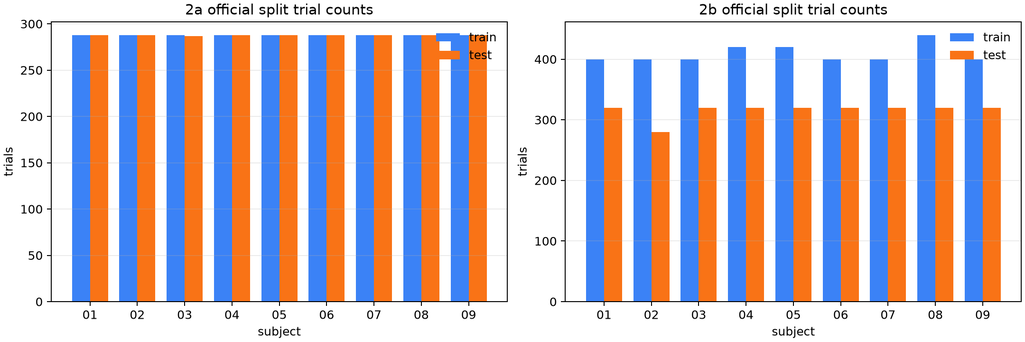
#> input picture reports/quality/trial_counts.png, 1025 x 342 px, shrunk from 2160 x 720 before the run
$ python generate_pipeline_summary_pdf.py
#> lines starting #> are read from the running program, lines starting #| are printed output that depends on the picture
from __future__ import annotations

import argparse
import json
import textwrap
from collections import defaultdict
from datetime import date
from pathlib import Path

import matplotlib.image as mpimg
import matplotlib.pyplot as plt
from matplotlib.backends.backend_pdf import PdfPages
from matplotlib.font_manager import FontProperties
from matplotlib.patches import FancyBboxPatch


ROOT = Path(__file__).resolve().parents[1]
REPORT_DIR = ROOT / "reports"
QUALITY_DIR = REPORT_DIR / "quality"
OUTPUT_PATH = REPORT_DIR / "pipeline_summary.pdf"

FONT_PATHS = [
    Path(r"C:\Windows\Fonts\msyh.ttc"),
    Path(r"C:\Windows\Fonts\NotoSansSC-VF.ttf"),
    Path(r"C:\Windows\Fonts\simhei.ttf"),
    Path(r"C:\Windows\Fonts\simsun.ttc"),
]


def main():
    """Generate a Chinese PDF report for the current EEG pipeline."""

    parser = argparse.ArgumentParser(description=__doc__)
    parser.add_argument("--output", type=Path, default=OUTPUT_PATH)
    output = parser.parse_args().output
    output.parent.mkdir(parents=True, exist_ok=True)
    REPORT_DIR.mkdir(parents=True, exist_ok=True)
    font = load_font()
    bold_font = load_font(bold=True)
    summary = load_summary()

    with PdfPages(output) as pdf:
        add_cover(pdf, font, bold_font)
        add_current_results(pdf, summary, font, bold_font)
        add_pipeline_protocol(pdf, font, bold_font)
        add_quality_overview(pdf, font, bold_font)
        add_image_page(
            pdf,
            "数据量检查：train/test trial 数",
            QUALITY_DIR / "trial_counts.png",
            [
                "2a 基本为 train=288、test=288；2a subject 03 因 QC 少 1 个 test trial。",
                "2b 各 subject 的 trial 数略有差异，这是官方数据本身差异，不是 pipeline 错误。",
            ],
            font,
            bold_font,
        )
        add_image_page(
            pdf,
            "质量控制：被剔除 trial 数",
            QUALITY_DIR / "rejected_trials.png",
            [
                "全部 18 个 subject 中，仅 2a subject 03 剔除 1 个 trial。",
                "说明当前基础 QC 下没有发现大规模异常 trial。",
            ],
            font,
            bold_font,
        )
        add_two_image_page(
            pdf,
            "类别分布检查",
            QUALITY_DIR / "class_balance_2a.png",
            QUALITY_DIR / "class_balance_2b.png",
            [
                "2a 四分类整体均衡；subject 03 的 tongue 类 test 少 1 个，是 QC 剔除造成的。",
                "2b 左右手类别在每个 subject 内保持平衡。",
            ],
            font,
            bold_font,
        )
        add_two_image_page(
            pdf,
            "通道稳定性检查",
            QUALITY_DIR / "channel_std_2a.png",
            QUALITY_DIR / "channel_std_2b.png",
            [
                "颜色表示 train-only channel std / subject median std。",
                "当前没有 bad channel candidates；2b 只有 C3/Cz/C4，不做自动删通道或插值。",
            ],
            font,
            bold_font,
        )
        add_model_integration(pdf, font, bold_font)
        add_issues_and_limits(pdf, font, bold_font)
        add_future_work(pdf, font, bold_font)
        add_interface_shapes(pdf, summary, font, bold_font)
        add_handoff_page(pdf, font, bold_font)

    print(f"PDF saved: {output}")


def load_font(bold=False):
    """Load a Chinese font available on Windows."""

    for font_path in FONT_PATHS:
        if font_path.exists():
            return FontProperties(fname=str(font_path), weight="bold" if bold else "normal")
    return FontProperties(weight="bold" if bold else "normal")


def load_summary():
    """Load processed summary if available."""

    summary_path = ROOT / "processed" / "summary.json"
    if not summary_path.exists():
        return []
    return json.loads(summary_path.read_text(encoding="utf-8"))


def new_page(title, font, bold_font, subtitle=None):
    """Create a slide-like PDF page."""

    fig = plt.figure(figsize=(11.69, 8.27), facecolor="white")
    fig.text(0.055, 0.94, title, fontsize=22, fontproperties=bold_font, color="#111827")
    if subtitle:
        fig.text(0.057, 0.905, subtitle, fontsize=11, fontproperties=font, color="#6b7280")
    fig.lines.append(
        plt.Line2D([0.055, 0.945], [0.885, 0.885], transform=fig.transFigure, color="#e5e7eb")
    )
    return fig


def add_cover(pdf, font, bold_font):
    """Add cover page."""

    fig = plt.figure(figsize=(11.69, 8.27), facecolor="#f8fafc")
    fig.text(
        0.08,
        0.72,
        "BCI Competition IV Dataset 2a / 2b\nEEG 数据 Pipeline 汇报",
        fontsize=30,
        fontproperties=bold_font,
        color="#0f172a",
        linespacing=1.3,
    )
    fig.text(
        0.083,
        0.52,
        "当前成果、数据质量可视化、存在问题与后续展望",
        fontsize=16,
        fontproperties=font,
        color="#334155",
    )
    fig.text(
        0.083,
        0.42,
        "关键词：MOABB、official/session split、train-only 标准化、PyTorch DataLoader、EEGNet / EEGNeX 接口",
        fontsize=12,
        fontproperties=font,
        color="#475569",
    )
    fig.text(
        0.083,
        0.28,
        f"生成日期：{date.today().isoformat()}",
        fontsize=11,
        fontproperties=font,
        color="#64748b",
    )
    add_footer(fig, font)
    pdf.savefig(fig)
    plt.close(fig)


def add_current_results(pdf, summary, font, bold_font):
    """Add current results page."""

    fig = new_page("1. 当前已经完成的成果", font, bold_font)
    bullets = [
        "完成 Dataset 2a / Dataset 2b 的统一处理流程，覆盖全部 9 个 subject。",
        "正式数据源使用 MOABB：2a = BNCI2014_001，2b = BNCI2014_004。",
        "正式评估协议使用 official/session split，不再使用随机 80/20 作为 baseline 结果。",
        "输出统一为 X=[N,C,T]、y=[N]，保存为 train.npz / test.npz / meta.json。",
        "PyTorch DataLoader 支持 native / eegnet / eegnex 三种输入格式。",
        "防泄漏：先 split，再只用 train 计算 mean/std；test 只 transform。",
        "质量检查结果：18 个 subject 全部处理成功，仅剔除 1 个 trial，bad channel candidates = 0。",
    ]
    add_bullets(fig, bullets, x=0.075, y=0.80, font=font, size=11.2, line_gap=0.047, wrap_width=48)

    counts = count_subjects(summary)
    info_lines = [
        f"processed subject 数：2a = {counts.get('2a', 0)}，2b = {counts.get('2b', 0)}",
        "2a 输入：EEGNet/EEGNeX -> [B,1,22,1000]",
        "2b 输入：EEGNet/EEGNeX -> [B,1,3,1000]",
        "自动化测试：24 passed",
    ]
    add_info_box(
        fig,
        "交接时模型组需要知道",
        info_lines,
        font,
        bold_font,
        x=0.60,
        y=0.31,
        width=0.34,
        height=0.35,
        wrap_width=30,
    )
    add_footer(fig, font)
    pdf.savefig(fig)
    plt.close(fig)


def add_pipeline_protocol(pdf, font, bold_font):
    """Add pipeline and evaluation protocol page."""

    fig = new_page("2. Pipeline 流程与评估协议", font, bold_font)
    steps = [
        "MOABB 读取",
        "保留 EEG 通道",
        "4-38 Hz 带通",
        "0-4 s epoch",
        "裁剪到 T=1000",
        "trial QC",
        "official split",
        "train-only 标准化",
        "保存 + DataLoader",
    ]
    draw_flow(fig, steps, font, y=0.72)
    protocol = [
        "Dataset 2a：0train -> train，1test -> test。",
        "Dataset 2b：0train/1train/2train -> train，3test/4test -> test。",
        "正式 processed 数据不再随机切分 train/test。",
        "test.npz 只用于最终评估，不用于调参。",
    ]
    add_bullets(fig, protocol, x=0.075, y=0.42, font=font, size=10.8, line_gap=0.039, wrap_width=90)
    add_warning_box(
        fig,
        "防止数据泄漏的核心",
        [
            "任何需要 fit 或估计统计量的步骤，都只能基于 train。",
            "不能把 train + test 拼起来重新标准化、做 PCA/CSP、通道选择或调参。",
        ],
        font,
        bold_font,
    )
    add_footer(fig, font)
    pdf.savefig(fig)
    plt.close(fig)


def add_quality_overview(pdf, font, bold_font):
    """Add quality report overview page."""

    fig = new_page("3. 数据质量总览", font, bold_font)
    metrics = [
        ("18", "subjects checked"),
        ("1", "total rejected trials"),
        ("0", "bad channel candidates"),
        ("MOABB", "source"),
        ("official", "split"),
        ("train-only", "standardization"),
    ]
    for i, (value, label) in enumerate(metrics):
        x = 0.07 + (i % 3) * 0.30
        y = 0.67 - (i // 3) * 0.22
        add_metric_card(fig, value, label, x, y, font, bold_font)

    bullets = [
        "当前质量图用于检查数据是否明显异常，不代表模型准确率。",
        "trial 数、类别分布、坏通道候选和通道方差比例均未发现明显问题。",
        "2a subject 03 有 1 个异常 trial 被剔除，已记录在 meta.json 和 quality_summary.csv。",
    ]
    add_bullets(fig, bullets, x=0.075, y=0.25, font=font)
    add_footer(fig, font)
    pdf.savefig(fig)
    plt.close(fig)


def add_image_page(pdf, title, image_path, notes, font, bold_font):
    """Add one image and notes."""

    fig = new_page(title, font, bold_font)
    add_image(fig, image_path, [0.08, 0.25, 0.84, 0.58])
    add_bullets(fig, notes, x=0.08, y=0.18, font=font, bullet_color="#0f766e")
    add_footer(fig, font)
    pdf.savefig(fig)
    plt.close(fig)


def add_two_image_page(pdf, title, image_path_a, image_path_b, notes, font, bold_font):
    """Add two stacked images and notes."""

    fig = new_page(title, font, bold_font)
    add_image(fig, image_path_a, [0.08, 0.52, 0.84, 0.31])
    add_image(fig, image_path_b, [0.08, 0.19, 0.84, 0.31])
    add_bullets(fig, notes, x=0.08, y=0.13, font=font, size=10, bullet_color="#0f766e")
    add_footer(fig, font)
    pdf.savefig(fig)
    plt.close(fig)


def add_model_integration(pdf, font, bold_font):
    """Show verified model integration results and their practical limits."""
    report = json.loads((REPORT_DIR / "integration/smoke_test_models.json").read_text(encoding="utf-8"))
    fig = new_page("新增成果：模型接入验证与数据汇总", font, bold_font)
    version = report["versions"]["braindecode"]
    lines = [
        f"实现：Braindecode {version} 的 EEGNet / EEGNeX，固定版本和默认网络参数。",
        f"覆盖：2a、2b 的全部 18 个被试，{report['cases_passed']} 个被试/模型组合通过。",
        "每个组合读取一个真实训练 batch，完成前向、交叉熵损失、反向和 Adam 更新。",
        "检查输出维度、损失和梯度是否有限，并确认模型参数确实发生更新。",
        "训练示例支持被试循环；每次重新创建模型和优化器，不读取 test。",
        "数据汇总表包含 18 行：样本数量、类别分布、shape、划分和预处理参数。",
    ]
    add_bullets(fig, lines, 0.075, 0.81, font, size=11.2, line_gap=0.062, wrap_width=88)
    add_shape_table(
        fig,
        ["数据集", "Pipeline batch", "后端实际输入", "模型输出", "自动化测试"],
        [["2a", "[8,1,22,1000]", "[8,22,1000]", "[8,4]", "24 passed"],
         ["2b", "[8,1,3,1000]", "[8,3,1000]", "[8,2]", "24 passed"]],
        font, bold_font, 0.075, 0.27, 0.85, 0.16,
    )
    fig.text(0.09, 0.19, "适配层只移除单例维度 1，不补零、不改变 EEG 通道或时间点。",
             fontsize=11, fontproperties=font, color="#0f766e")
    fig.text(0.09, 0.125, "结论：指定模型可以接入数据完成训练步骤；尚未复现论文准确率。",
             fontsize=11, fontproperties=font, color="#9f1239")
    add_footer(fig, font)
    pdf.savefig(fig)
    plt.close(fig)


# [155 lines left out: functions add_issues_and_limits, add_future_work, add_interface_shapes, add_handoff_page, not called in this run]


def add_bullets(
    fig,
    bullets,
    x,
    y,
    font,
    size=12,
    line_gap=0.052,
    bullet_color="#2563eb",
    wrap_width=None,
):
    """Draw wrapped bullet list."""

    current_y = y
    for bullet in bullets:
        wrapped = wrap_text(bullet, width=wrap_width or (34 if x > 0.5 else 72))
        fig.text(x, current_y, "•", fontsize=size + 2, fontproperties=font, color=bullet_color)
        fig.text(
            x + 0.018,
            current_y,
            wrapped,
            fontsize=size,
            fontproperties=font,
            color="#111827",
            va="top",
            linespacing=1.35,
        )
        current_y -= line_gap * max(1, wrapped.count("\n") + 1)
    return current_y


def wrap_text(text, width):
    """Wrap Chinese/English mixed text approximately."""

    return "\n".join(textwrap.wrap(text, width=width, break_long_words=False))


# [48 lines left out: functions add_shape_table, build_processed_shape_lines, format_shapes, not called in this run]


def add_info_box(
    fig,
    title,
    lines,
    font,
    bold_font,
    x,
    y,
    width=0.34,
    height=0.26,
    color="#eff6ff",
    wrap_width=None,
):
    """Draw rounded information box."""

    patch = FancyBboxPatch(
        (x, y),
        width,
        height,
        boxstyle="round,pad=0.012,rounding_size=0.018",
        transform=fig.transFigure,
        linewidth=0.8,
        edgecolor="#bfdbfe",
        facecolor=color,
    )
    fig.patches.append(patch)
    fig.text(x + 0.02, y + height - 0.055, title, fontsize=13, fontproperties=bold_font, color="#1e3a8a")
    add_bullets(
        fig,
        lines,
        x=x + 0.025,
        y=y + height - 0.10,
        font=font,
        size=9.8,
        line_gap=0.036,
        wrap_width=wrap_width or max(24, int(width * 82)),
    )


def add_warning_box(fig, title, lines, font, bold_font):
    """Draw warning box."""

    add_info_box(
        fig,
        title,
        lines,
        font,
        bold_font,
        x=0.075,
        y=0.07,
        width=0.84,
        height=0.18,
        color="#fff7ed",
        wrap_width=92,
    )


def add_metric_card(fig, value, label, x, y, font, bold_font):
    """Draw one metric card."""

    patch = FancyBboxPatch(
        (x, y),
        0.24,
        0.14,
        boxstyle="round,pad=0.012,rounding_size=0.018",
        transform=fig.transFigure,
        linewidth=0.8,
        edgecolor="#cbd5e1",
        facecolor="#f8fafc",
    )
    fig.patches.append(patch)
    fig.text(x + 0.025, y + 0.077, value, fontsize=21, fontproperties=bold_font, color="#0f172a")
    fig.text(x + 0.025, y + 0.035, label, fontsize=10, fontproperties=font, color="#64748b")


def draw_flow(fig, steps, font, y):
    """Draw simple pipeline flow."""

    x0 = 0.075
    box_w = 0.145
    gap = 0.027
    row_gap = 0.15
    max_per_row = 5
    for i, step in enumerate(steps):
        if i < max_per_row:
            row = 0
            col = i
        else:
            row = 1
            col = max_per_row - 1 - (i - max_per_row)
        x = x0 + col * (box_w + gap)
        row_y = y - row * row_gap
        patch = FancyBboxPatch(
            (x, row_y),
            box_w,
            0.10,
            boxstyle="round,pad=0.008,rounding_size=0.012",
            transform=fig.transFigure,
            linewidth=0.8,
            edgecolor="#93c5fd",
            facecolor="#eff6ff",
        )
        fig.patches.append(patch)
        fig.text(
            x + box_w / 2,
            row_y + 0.052,
            wrap_text(step, 8),
            fontsize=9,
            fontproperties=font,
            color="#1e3a8a",
            ha="center",
            va="center",
            linespacing=1.2,
        )
        is_row_end = i == max_per_row - 1
        is_last = i == len(steps) - 1
        if not is_last and row == 0 and not is_row_end:
            fig.text(x + box_w + 0.006, row_y + 0.044, "→", fontsize=12, color="#64748b")
        elif not is_last and row == 0 and is_row_end:
            fig.text(x + box_w / 2, row_y - 0.035, "↓", fontsize=13, color="#64748b", ha="center")
        elif not is_last and row == 1:
            fig.text(x - 0.018, row_y + 0.044, "←", fontsize=12, color="#64748b")


def add_image(fig, image_path, rect):
    """Add an image to a figure."""

    ax = fig.add_axes(rect)
    ax.axis("off")
    image = mpimg.imread(image_path)
    ax.imshow(image)


# [15 lines left out: function add_code_box, not called in this run]


def count_subjects(summary):
    """Count ok subjects by dataset."""

    counts = defaultdict(int)
    for item in summary:
        if item.get("status") == "ok":
            counts[item.get("dataset")] += 1
    return counts


def add_footer(fig, font):
    """Add a simple footer."""

    fig.text(
        0.055,
        0.035,
        "EEG BCI Pipeline | Dataset 2a / 2b | MOABB + official/session split",
        fontsize=8.5,
        fontproperties=font,
        color="#94a3b8",
    )


if __name__ == "__main__":
    main()
#> in add_image, image is the input picture: shape (342, 1025, 4) float32; mean R, G, B, A 0.792, 0.748, 0.779, 1
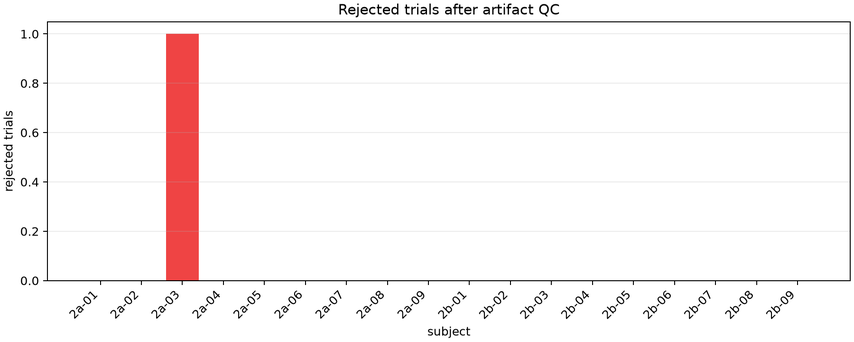
#> input picture reports/quality/rejected_trials.png, 854 x 342 px, shrunk from 1800 x 720 before the run
#> in add_image, image is the input picture: shape (342, 854, 4) float32; mean R, G, B, A 0.979, 0.96, 0.96, 1
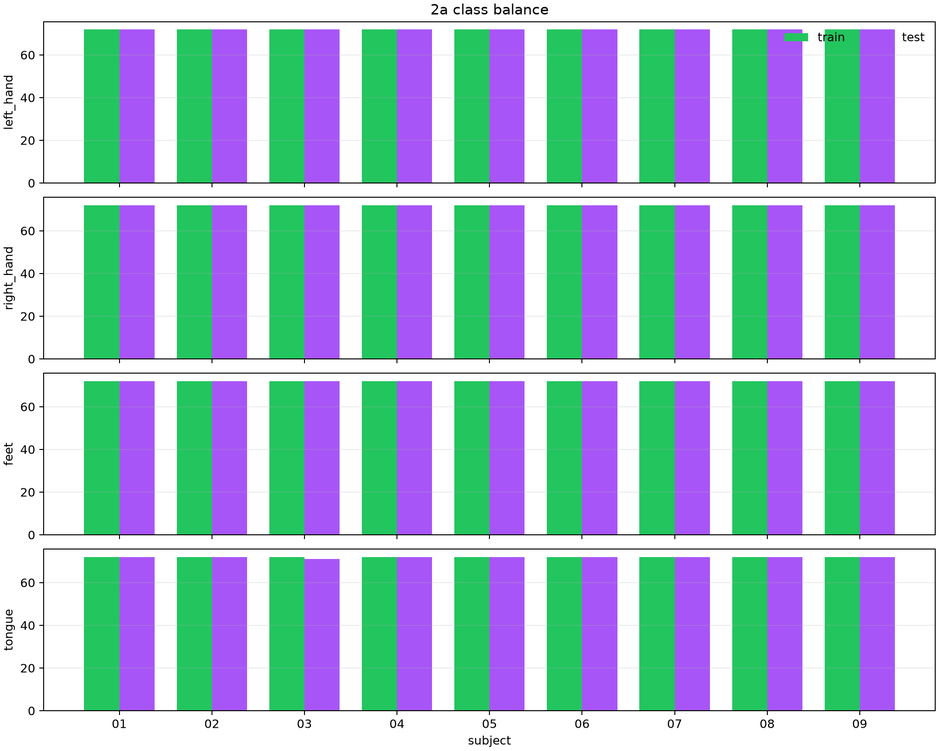
#> input picture reports/quality/class_balance_2a.png, 939 x 751 px, shrunk from 1980 x 1584 before the run
#> in add_image, image is the input picture: shape (751, 939, 4) float32; mean R, G, B, A 0.65, 0.739, 0.801, 1
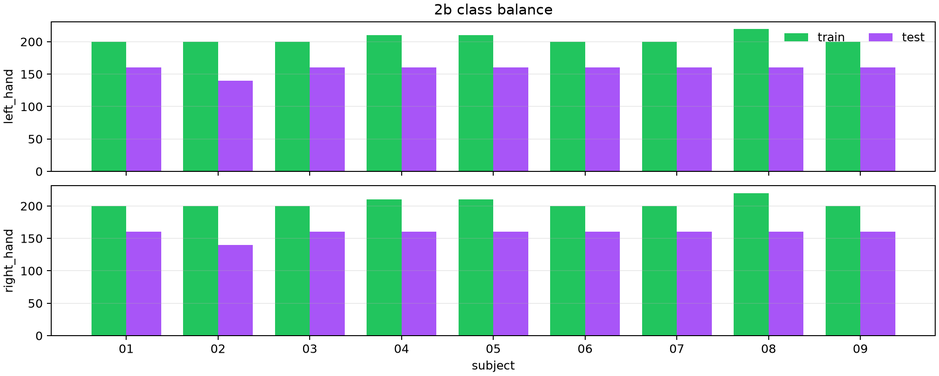
#> input picture reports/quality/class_balance_2b.png, 939 x 376 px, shrunk from 1980 x 792 before the run
#> in add_image, image is the input picture: shape (376, 939, 4) float32; mean R, G, B, A 0.716, 0.806, 0.828, 1
#> in add_two_image_page, `pdf.savefig(fig)`:
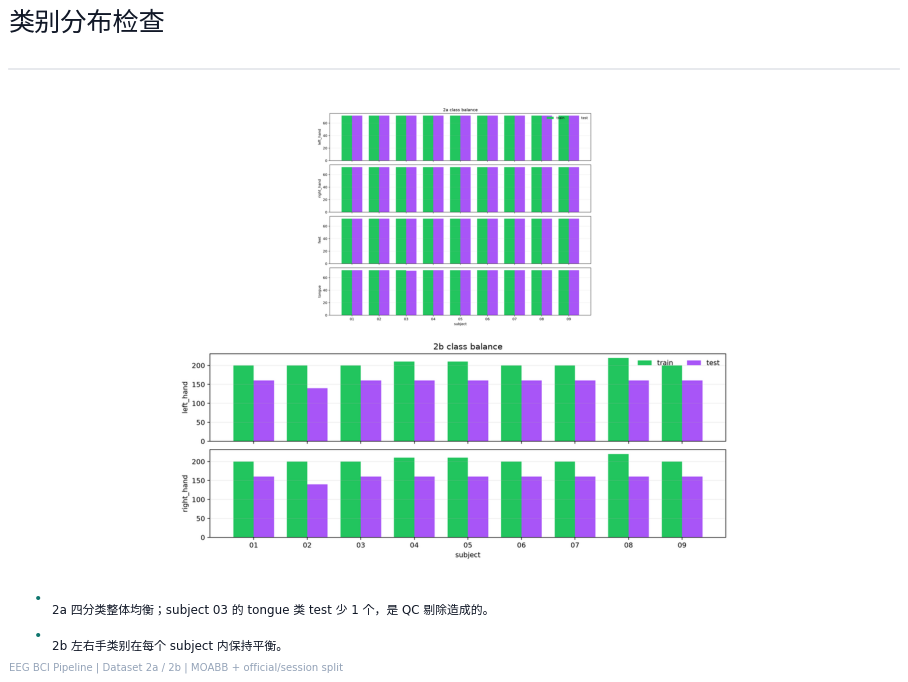
#> figure drawn by matplotlib, 2 panels
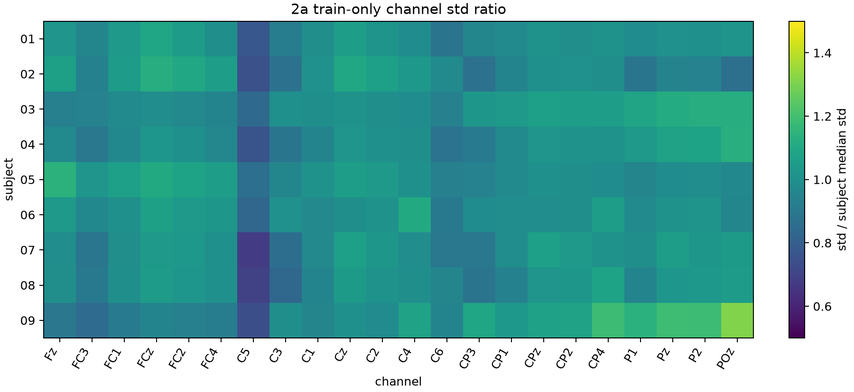
#> input picture reports/quality/channel_std_2a.png, 854 x 392 px, shrunk from 1800 x 827 before the run
#> in add_image, image is the input picture: shape (392, 854, 4) float32; mean R, G, B, A 0.399, 0.68, 0.668, 1
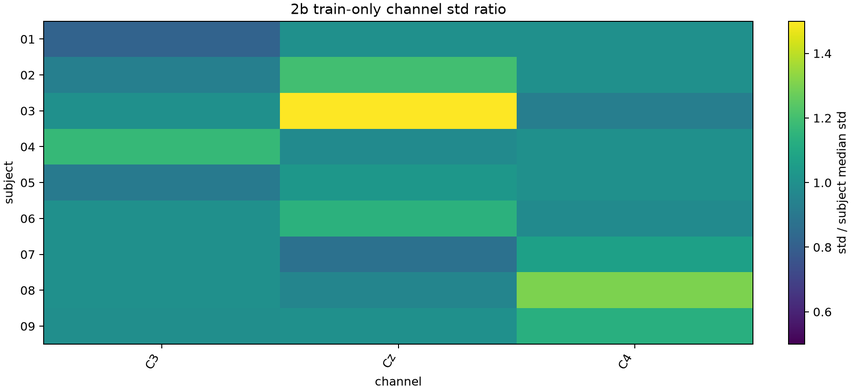
#> input picture reports/quality/channel_std_2b.png, 854 x 392 px, shrunk from 1800 x 827 before the run
#> in add_image, image is the input picture: shape (392, 854, 4) float32; mean R, G, B, A 0.424, 0.699, 0.647, 1
#> (the run stopped early here; a loop or call above may not have finished)
